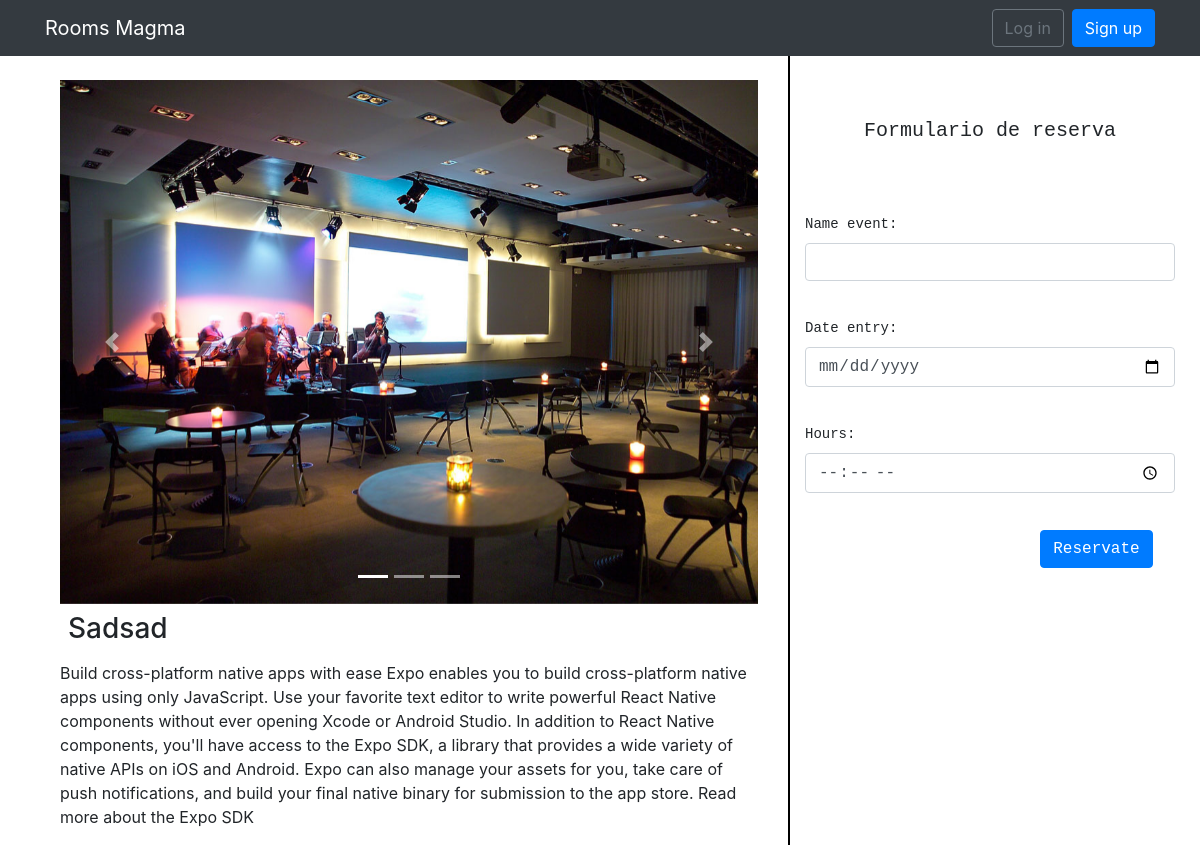
Before: /rooms/2/reservation/ with the older database file.
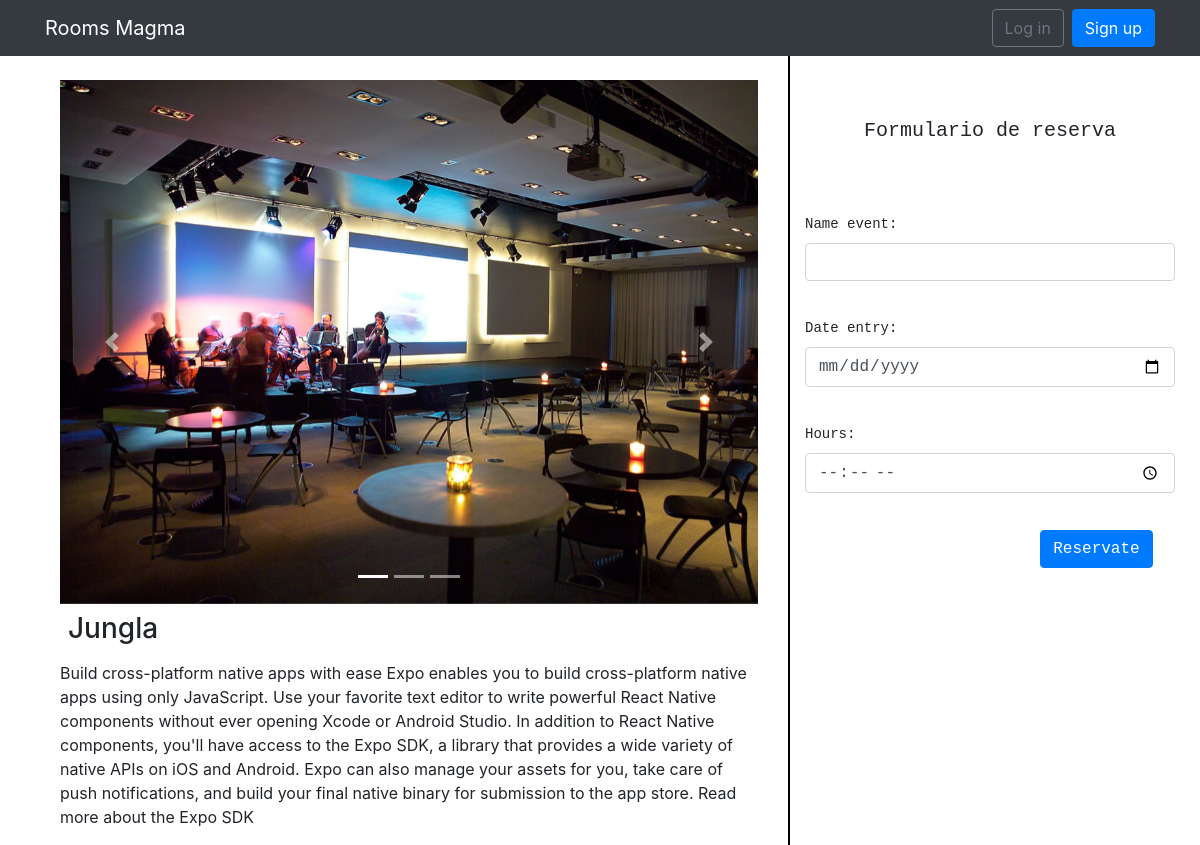
After: the same page with the newer database file.
### room/models.py (models this page shows, shortened)
class Room(models.Model):
    name = models.CharField(max_length=30)
    features = models.CharField(max_length=255)
    type = models.CharField(max_length=255)
    size = models.DecimalField(default=0.0, max_digits=10, decimal_places=2)
    price = models.DecimalField(default=0.0, max_digits=10, decimal_places=2)

### room/views.py (the view)
# urls.py: url(r'^(?P<room_id>[0-9]+)/reservation/$', views.reserva, name='reservation'),
def reserva(request, room_id):
    room = get_object_or_404(Room, pk=room_id)
    if request.method == 'POST':
        form = NewBooking(request.POST)
        if form.is_valid():
            date_entry = request.POST['date_entry']
            if request.POST['hours']:
                hours = request.POST['hours']
                r = Booking(date_entry=date_entry, hours=hours, room=room, user=request.user)
            else:
                r = Booking(date_entry=date_entry, date_departure=date_entry, room=room, user=request.user)
            r.save()
            return HttpResponseRedirect('/')
    else:
        form = NewBooking()
    return render(request, 'reservate.html', {'room': room, 'form': form})

### room/forms.py
class NewBooking(ModelForm):
    class Meta:
        model = Booking
        fields = ('name_event', 'date_entry', 'hours', )
        widgets = {
            'name_event': forms.TextInput(attrs={'class': 'form-control'}),
            'date_entry': forms.DateInput(attrs={'type': 'date', 'class': 'form-control'}),
            'hours': forms.TimeInput(attrs={'type': 'time', 'class': 'form-control'}),
        }

### templates/reservate.html (shortened to what this page needs)
{% extends 'layout.html' %}
{% load static %}
{% block content %}
    <div class="container">
        <div class="row">
            <div class="col-8 h-100 pt-4" style="border-right: 2px solid black">
                <div class="container">
                    <div id="carousel{{ room.name }}" class="carousel slide" data-ride="carousel">
                        <ol class="carousel-indicators">
                            <li data-target="#carousel{{ room.name }}Indicators" data-slide-to="0" class="active"></li>
                            <li data-target="#carousel{{ room.name }}Indicators" data-slide-to="1"></li>
                            <li data-target="#carousel{{ room.name }}Indicators" data-slide-to="2"></li>
                        </ol>
                        <div class="carousel-inner">
                            <div class="carousel-item active">
                                <img class="d-block w-100"
                                     src="{% static 'img/8-sala-de-conferencias-in-zalacain.jpg' %}" alt="First slide">
                            </div>
                        </div>
                        <a class="carousel-control-prev" href="#carousel{{ room.name }}" role="button"
                           data-slide="prev">
                            <span class="carousel-control-prev-icon" aria-hidden="true"></span>
                        </a>
                        <a class="carousel-control-next" href="#carousel{{ room.name }}" role="button"
                           data-slide="next">
                            <span class="carousel-control-next-icon" aria-hidden="true"></span>
                        </a>
                    </div>
                    <h3 class="text-capitalize text-left p-2">{{ room.name }}</h3>
                    <p>
                        Build cross-platform native apps with ease
                        Expo enables you to build cross-platform native apps using only JavaScript. Use your favorite
                        text editor to write powerful React Native components without ever opening Xcode or Android
                        Studio.
                        In addition to React Native components, you'll have access to the Expo SDK, a library that
                        provides a wide variety of native APIs on iOS and Android. Expo can also manage your assets for
                        you, take care of push notifications, and build your final native binary for submission to the
                        app store.
                        Read more about the Expo SDK
                    </p>
                </div>
            </div>
            <pre>
                <div class="col-4 position-fixed ">
                    <section class="d-flex flex-column justify-content-end align-content-center ">
                        <h5 class="text-center">Formulario de reserva</h5>
                        <form method="post">
                            {{ form.as_p }}
                            <button type="submit" class="btn btn-primary" value="submit">Reservate</button>
                        </form>
                    </section>
                 </div>
            </pre>
        </div>
    </div>
{% endblock %}

Changed rows visible on the page:
changed Room: name "Sadsad" → "Jungla"
